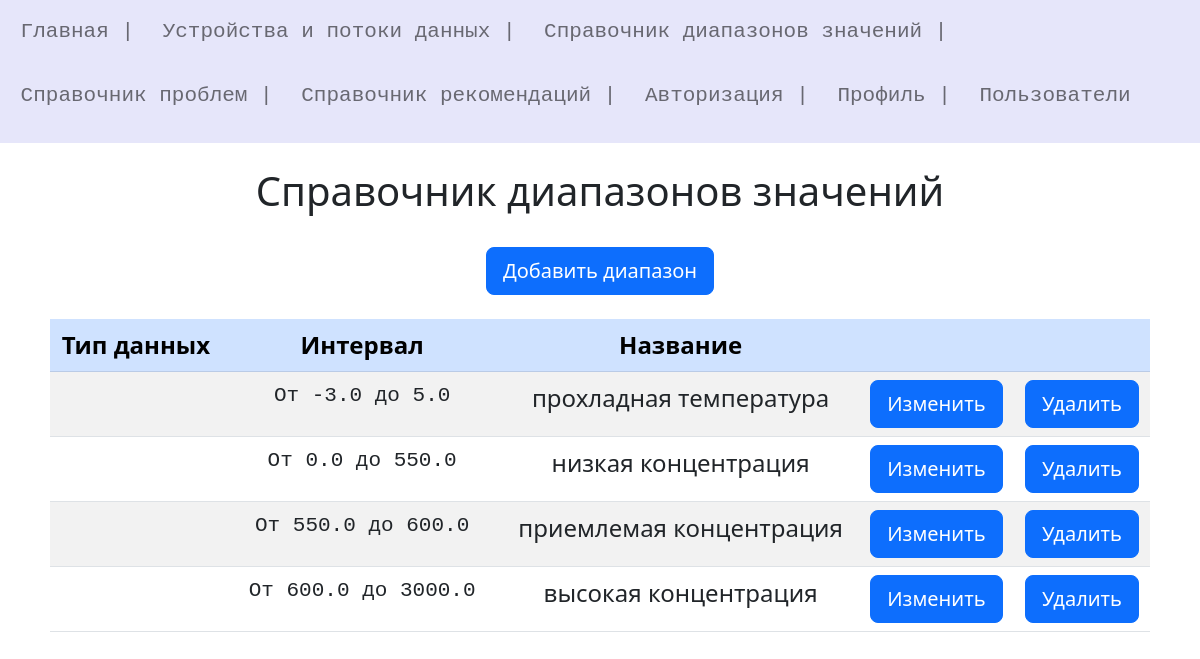
Page /ranges (signed in) on the committed database.
### models.py (models this page shows)
class Range(db.Model):
    id = db.Column(db.Integer, primary_key=True)
    Min = db.Column(db.Float)
    Max = db.Column(db.Float)
    Name = db.Column(db.String(50))
    Directory_Id = db.Column(db.Integer, db.ForeignKey('directory.id'))
    Sensor_Id = db.Column(db.Integer, db.ForeignKey('sensor.id'))
    dir = db.relationship('Directory', backref = 'Range', uselist=False , lazy='subquery')
    sen = db.relationship('Sensor', backref = 'Range', uselist=False , lazy='subquery')
    prob = db.relationship('Problem', backref = 'Range', uselist=True, lazy='subquery')

### Thread/thread.py (the view)
@app.route("/ranges")
@login_required
def ranges():
    try:
        ranges = db.session.query(Range).order_by(Range.Min).all()
    except:
        print("Ошибка считывания диапазоно из Базы данных")
    return render_template('thread/ranges.html', title="Справочник диапазонов значений", content = ranges)

### User/UserLogin.py (called while the page is built)
    def fromDB(self, user_id, db, User, app ):
        try:
            with app.app_context():
                self.__user = User.query.filter_by(id=user_id).first()
            if not self:
                print("Пользователь не найден")
                return False
            return self
        except:
            print("Ошибка получения данных из БД")
            return False

### User/user.py (called while the page is built)
@login_manager.user_loader
def load_user(user_id):
    print("load_user")
    return UserLogin().fromDB(user_id,db,User,app)

### Thread/templates/thread/ranges.html (shortened to what this page needs)
{% extends 'base.html' %}
{% block content %}
    {{ super() }}
    <center>
    <br>
    <a class="btn btn-primary btn-lg" href="{{url_for('add_range')}}" role="button" >Добавить диапазон</a>
    <br><br>
    <table class="table table-striped" style="width: 1100px;">
        <thead class="table-primary" >
            <tr class = " fs-4" >
                <th scope="col" class='text-center'>Тип данных</th>
                <th scope="col" class='text-center'>Интервал</th>
                <th scope="col" class='text-center'>Название</th>
                <th scope="col" class='text-center'> </th>
                <th scope="col" class='text-center'> </th>
            </tr>
        </thead>
        <tbody class="fs-4">
        {% for k in content %}
        <tr>
            <td class='text-center'>{{k.Type_of_data}}</td>
            <td class='text-center'><pre> От {{k.Min}} до {{k.Max}} </pre></td>
            <td class='text-center'>{{k.Name}}</td>
            <td class='text-center'><a class="btn btn-primary btn-lg" href="/update_range/{{k.id}}" role="button" >Изменить</a></td>
            <td class='text-center'><a class="btn btn-primary btn-lg" href="/delete_range/{{k.id}}" role="button" >Удалить</a></td>
        </tr>
        {% endfor -%}
        </tbody>
    </table>
    </center>
{% endblock %}

### templates/base.html (shortened to what this page needs)
<!DOCTYPE html>
<html>
<head>
	<link href="https://cdn.jsdelivr.net/npm/bootstrap@5.2.2/dist/css/bootstrap.min.css" rel="stylesheet">
	<link rel="stylesheet" type="text/css" href="https://cdn.jsdelivr.net/npm/daterangepicker/daterangepicker.css" />
</head>
<body >
{% block content -%}
	{%- block mainmenu -%}
	<font size="5" color="white">
	<nav class="navbar navbar-expand-lg navbar-light justify-content-md-center" style="background-color: #E6E6FA">
		  <div  class="nav navbar-nav text-white" >
			  <a class="nav-item nav-link " href="/" ><pre> Главная |</pre></a>
			  <a class="nav-item nav-link " href="/devices/1"><pre> Устройства и потоки данных |</pre></a>
			  <a class="nav-item nav-link " href="/ranges"><pre> Справочник диапазонов значений |</pre></a>
			  <a class="nav-item nav-link " href="/problems"><pre> Справочник проблем |</pre></a>
			  <a class="nav-item nav-link " href="/advices"><pre> Справочник рекомендаций |</pre></a>
			  <a class="nav-item nav-link " href="/login"><pre> Авторизация |</pre></a>
			  <a class="nav-item nav-link " href="/profile"><pre> Профиль |</pre></a>
			  <a class="nav-item nav-link " href="/all_profiles"><pre> Пользователи </pre></a>
		  </div>
	</nav>
	</font>
	<br>
	{% endblock mainmenu -%}
		<center>
		{% if title -%}
			<h1> {{title}}</h1>
		{% endif %}
		</center>
{% endblock -%}
</body >
</html>

### rows in the picture
Range: Min "-3.0", Max "5.0", Name "прохладная температура"
Range: Min "0.0", Max "550.0", Name "низкая концентрация"
Range: Min "550.0", Max "600.0", Name "приемлемая концентрация"
Range: Min "600.0", Max "3000.0", Name "высокая концентрация"

### other values in the picture
{{ title }} "Справочник диапазонов значений"
